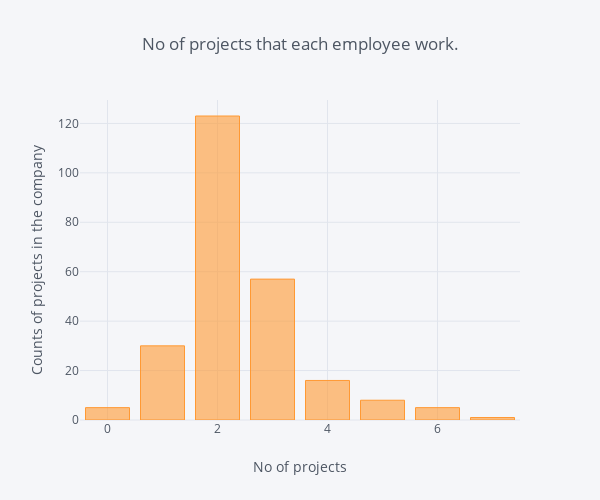

The code cell stored with this chart in its notebook:
### Markdown cell above
## Observations
 **In the company most of the designations belong to Junior, Senior & VP**

### Code cell
print("No of projects that each employess work on most: ")
print(train['NoOfProjects'].value_counts())
print("------------------------------------------------------------------------------------------------------------------------------")

train['NoOfProjects'].value_counts().iplot(kind='bar', yTitle="Counts of projects in the company",
                                           xTitle="No of projects", title="No of projects that each employee work.",
                                 dimensions=(600,500))

### Figure 1 — Plotly figure (JSON) as saved in the notebook; plotly's stock layout.template omitted (floating-point values rounded to 4 significant figures)
{"data": [{"marker": {"color": "rgba(255, 153, 51, 0.6)", "line": {"color": "rgba(255, 153, 51, 1.0)", "width": 1}}, "name": "NoOfProjects", "orientation": "v", "text": "", "type": "bar", "uid": "0ac2c78b-3dbf-4795-9827-167c9d8745ad", "x": [2, 3, 1, 4, 5, 6, 0, 7], "y": [123, 57, 30, 16, 8, 5, 5, 1]}], "layout": {"height": 500, "legend": {"bgcolor": "#F5F6F9", "font": {"color": "#4D5663"}}, "paper_bgcolor": "#F5F6F9", "plot_bgcolor": "#F5F6F9", "title": {"font": {"color": "#4D5663"}, "text": "No of projects that each employee work."}, "width": 600, "xaxis": {"autorange": true, "gridcolor": "#E1E5ED", "range": [-0.5, 7.5], "showgrid": true, "tickfont": {"color": "#4D5663"}, "title": {"font": {"color": "#4D5663"}, "text": "No of projects"}, "type": "linear", "zerolinecolor": "#E1E5ED"}, "yaxis": {"autorange": true, "gridcolor": "#E1E5ED", "range": [0, 129.5], "showgrid": true, "tickfont": {"color": "#4D5663"}, "title": {"font": {"color": "#4D5663"}, "text": "Counts of projects in the company"}, "type": "linear", "zerolinecolor": "#E1E5ED"}}}
